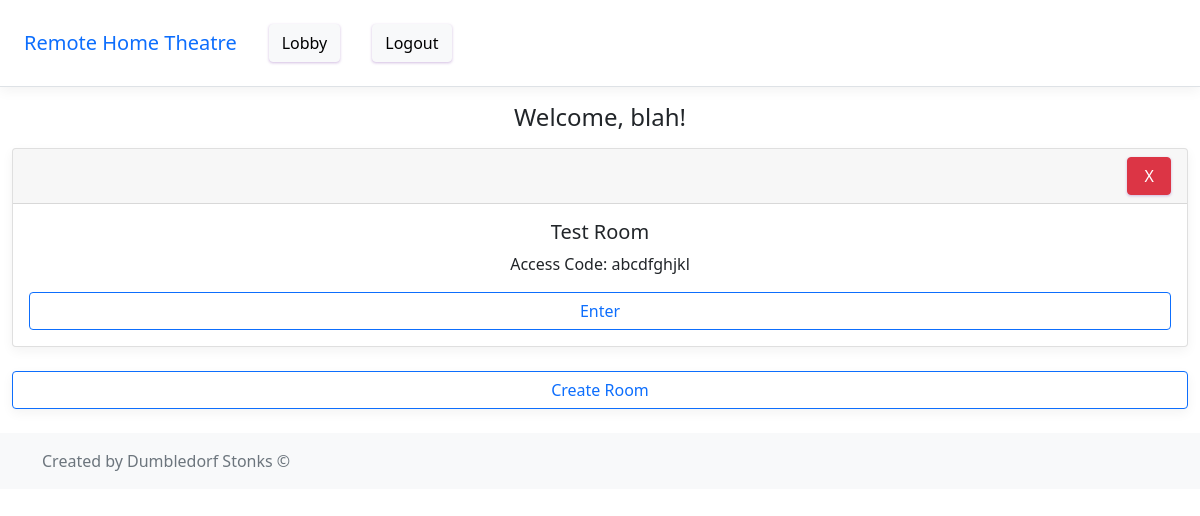
The page /lobby/ (signed in) on the database as committed earlier.
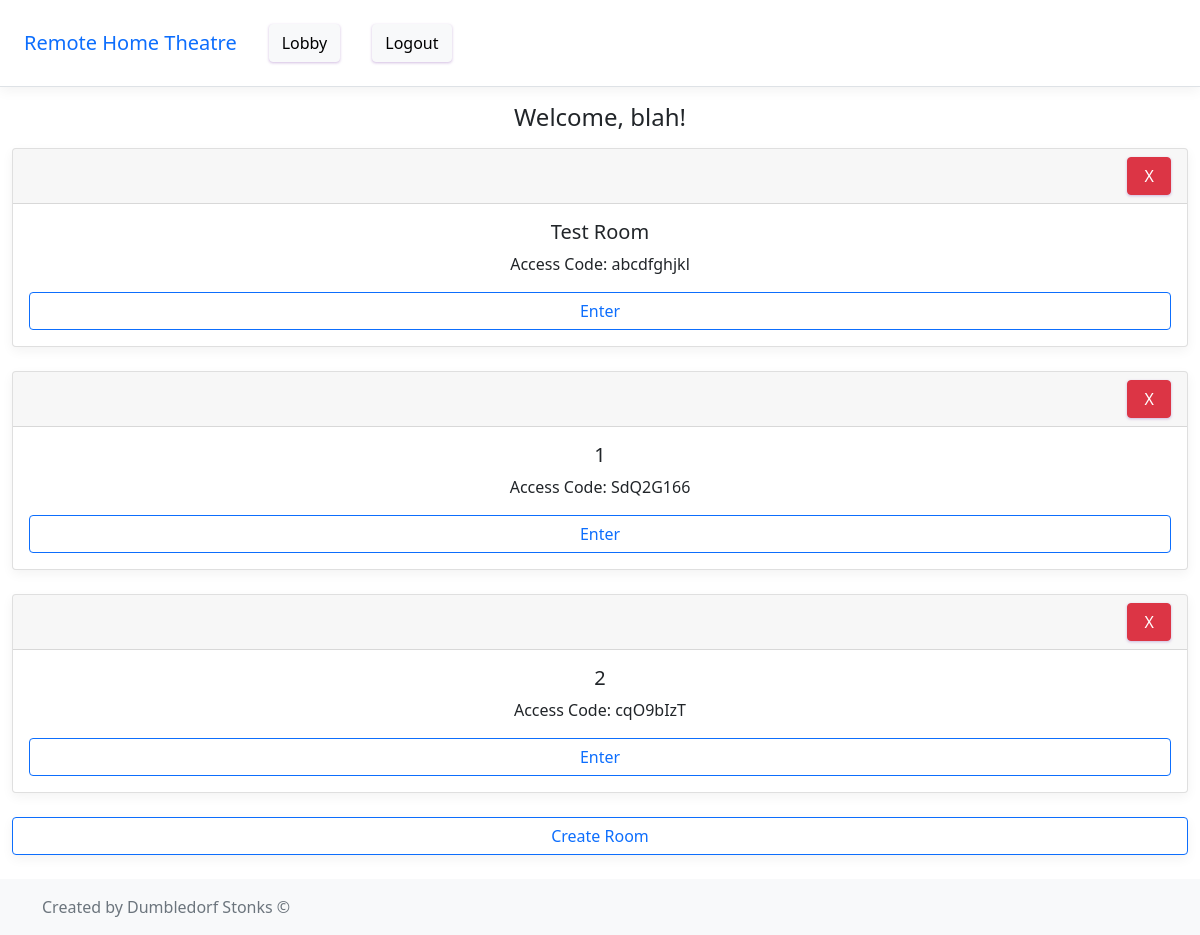
The same page on the database as committed later.
### app.py (models this page shows, shortened)
class User(UserMixin, db.Model):
    __tablename__ = 'Users'
    id = db.Column(db.Integer, primary_key=True)
    email = db.Column(db.Unicode, unique=True, nullable=False)
    username = db.Column(db.Unicode, nullable=False)
    password_hash = db.Column(db.LargeBinary)
    is_verified = db.Column(db.Boolean, nullable=False)
    rooms = db.relationship('Room', backref='user')
    messages = db.relationship('Message', backref='user')
    @property
    def password(self):
        raise AttributeError("Password is a write-only attribute")

class Room(db.Model):
    __tablename__ = 'Rooms'
    user_id = db.Column(db.Integer, db.ForeignKey('Users.id'))
    id = db.Column(db.Integer, primary_key=True)
    code = db.Column(db.Unicode, unique=True, nullable=False)
    title = db.Column(db.Unicode, nullable=False)
    description = db.Column(db.Unicode)
    url = db.Column(db.Unicode, default="", nullable=True)
    messages = db.relationship('Message', backref='room')
    videos = db.relationship('Queue', backref='blah')

### app.py (the view, shortened to what this page needs)
@app.route('/lobby/', methods=['GET', 'POST'])
@login_required
def lobby():
    form = NewRoomForm()
    delete = DeleteRoomForm()
    room_history = []
    if request.method == 'GET':
        for r in session.get('room_history', []):
            room_history.append(Room.query.filter_by(code=r).first())
            print(f"Room: {r}")
        print(room_history)
        return render_template('lobby.html', form=form, delete=delete, room_history=room_history) #You can access current_user here

### forms.py
class NewRoomForm(FlaskForm):
    name =  StringField("Room Name", validators=[InputRequired()])
    description = StringField("Description", validators=[Optional()])
    submit = SubmitField("Create")

class DeleteRoomForm(FlaskForm):
    submit = SubmitField(" X ")

### app.py (called while the page is built)
@login_manager.user_loader
def load_user(email):
    user = User.query.get(email)
    return user

### templates/lobby.html (shortened to what this page needs)
<!DOCTYPE html>
<html lang=en>
    <head>
        <link rel="stylesheet" href="/static/styles/home.css">
        <link href="https://cdn.jsdelivr.net/npm/bootstrap@5.1.1/dist/css/bootstrap.min.css" rel="stylesheet">
    </head>
    <body>
        <main>
            <div class="d-flex flex-column flex-md-row align-items-center p-3 px-md-4 mb-3 bg-white border-bottom box-shadow">
                <a class="navbar-brand" href="/home/">Remote Home Theatre</a>
                <div class="d-flex justify-content-end">
                    {% if current_user.is_authenticated %}
                        <div class="nav-link">
                            <a class="btn btn-light glow-button" href="/lobby/" role="button">Lobby</a>
                        </div>
                        <div class="nav-link">
                            <a class="btn btn-light glow-button" href="/logout/" role="button">Logout</a>
                        </div>
                    {% endif %}
                </div>
            </div>
            <h4 class="text-center my-3">Welcome, {{current_user.username}}!</h4>
            <div class="container-fluid">
                {% for room in current_user.rooms %}
                <div class="card-deck mb-3">
                    <div class="col">
                        <div class="card mb-4 box-shadow">
                            <div class="card-header d-flex flex-row-reverse">
                                <form method="POST" class="m-0">
                                    <div class="form-group">
                                        {{ delete.submit(class="btn btn-danger glow-button", action="/lobby/delete/", method="POST") }}
                                    </div>
                                </form>
                            </div>
                            <div class="card-body text-center">
                                <h5 class="card-title">{{ room.title }}</h5>
                                <p>Access Code: {{ room.code }}</p>
                                <a href="/room/{{room.code}}" class="container-fluid btn btn-outline-primary">Enter</a>
                            </div>
                        </div>
                    </div>
                </div>
                {% endfor %}
                    {% if current_user.rooms|length < 6 %}
                        <a type="button" class="container-fluid btn btn-outline-primary text-center box-shadow mb-4" data-bs-toggle="modal" data-bs-target="#createRoomForm">
                            Create Room
                        </a>
                        {% endif %}
                    </div>
        </main>
        <footer class="footer mt-auto py-3 bg-light">
            <div class="container">
                <span class="text-muted">Created by Dumbledorf Stonks ©</span>
            </div>
        </footer>
    </body>
</html>

### static/styles/home.css (style rules this page uses)
body { background-color: #f5f5f5; }
.box-shadow { box-shadow: 0 .25rem .75rem rgba(0, 0, 0, .05); }
.glow-button { box-shadow: 0 1px 3px rgba(145, 92, 182, .4); }

Rows that differ between the two databases and show on the page:
added Room: title "1", code "SdQ2G166"
added Room: title "2", code "cqO9bIzT"
